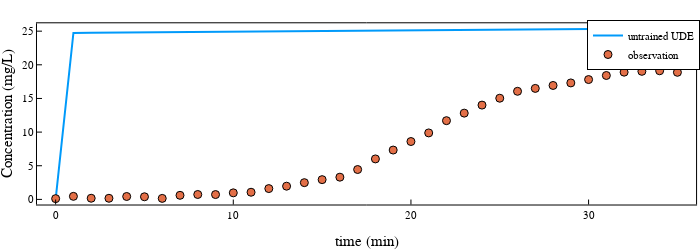

Here is the notebook cell this chart was saved with:
### Code cell
plot(sol_ude.t, Array(sol_ude)[1, :], label = "untrained UDE", size = (700, 250))
scatter!(train_data[1:train_index, 1], train_data[1:train_index, 2], xlabel = "time (min)", ylabel = "Concentration (mg/L)", label = "observation")

### Figure 1 — Plotly figure (JSON) as saved in the notebook; plotly's stock layout.template omitted (floating-point values rounded to 4 significant figures)
{"data": [{"colorbar": {"len": 0.8629, "title": "", "x": 0.9944, "y": 0.5528}, "legendgroup": "untrained UDE", "line": {"color": "rgba(0, 154, 250, 1.000)", "dash": "solid", "shape": "linear", "width": 2}, "mode": "lines", "name": "untrained UDE", "showlegend": true, "type": "scatter", "x": [0, 1, 2, 3, 4, 5, 6, 7, 8, 9, 10, 11, 12, 13, 14, 15, 16, 17, 18, 19, 20, 21, 22, 23, 24, 25, 26, 27, 28, 29, 30, 31, 32, 33, 34, 35], "xaxis": "x", "y": [0, 24.73, 24.75, 24.78, 24.8, 24.82, 24.85, 24.87, 24.89, 24.92, 24.94, 24.96, 24.98, 25.01, 25.03, 25.05, 25.07, 25.09, 25.11, 25.13, 25.15, 25.17, 25.19, 25.21, 25.23, 25.24, 25.26, 25.28, 25.3, 25.31, 25.33, 25.34, 25.36, 25.38, 25.39, 25.4], "yaxis": "y"}, {"colorbar": {"len": 0.8629, "title": "", "x": 0.9944, "y": 0.5528}, "legendgroup": "observation", "marker": {"color": "rgba(227, 111, 71, 1.000)", "line": {"color": "rgba(0, 0, 0, 1.000)", "width": 1}, "size": 8, "symbol": "circle"}, "mode": "markers", "name": "observation", "showlegend": true, "type": "scatter", "x": [0, 1, 2, 3, 4, 5, 6, 7, 8, 9, 10, 11, 12, 13, 14, 15, 16, 17, 18, 19, 20, 21, 22, 23, 24, 25, 26, 27, 28, 29, 30, 31, 32, 33, 34, 35], "xaxis": "x", "y": [0.1149, 0.4536, 0.1717, 0.1643, 0.4308, 0.3904, 0.1498, 0.605, 0.7288, 0.7208, 0.9726, 1.065, 1.606, 1.962, 2.488, 2.937, 3.3, 4.44, 6.015, 7.332, 8.601, 9.88, 11.7, 12.82, 14.01, 15.04, 16.06, 16.49, 16.93, 17.31, 17.81, 18.41, 18.91, 19.03, 19.11, 18.88], "yaxis": "y"}], "layout": {"annotations": [], "height": 250, "legend": {"bgcolor": "rgba(255, 255, 255, 1.000)", "bordercolor": "rgba(0, 0, 0, 1.000)", "borderwidth": 1, "font": {"color": "rgba(0, 0, 0, 1.000)", "family": "Computer Modern", "size": 11}, "title": {"font": {"color": "rgba(0, 0, 0, 1.000)", "family": "Computer Modern", "size": 15}, "text": ""}, "tracegroupgap": 0, "traceorder": "normal", "x": 1, "xanchor": "auto", "y": 1, "yanchor": "auto"}, "margin": {"b": 20, "l": 0, "r": 0, "t": 20}, "paper_bgcolor": "rgba(255, 255, 255, 1.000)", "plot_bgcolor": "rgba(255, 255, 255, 1.000)", "showlegend": true, "width": 700, "xaxis": {"anchor": "y", "domain": [0.05285, 0.9944], "gridcolor": "rgba(0, 0, 0, 0.100)", "gridwidth": 0.5, "linecolor": "rgba(0, 0, 0, 1.000)", "mirror": true, "range": [-1.05, 36.05], "showgrid": false, "showline": true, "showticklabels": true, "tickangle": 0, "tickcolor": "rgb(0, 0, 0)", "tickfont": {"color": "rgba(0, 0, 0, 1.000)", "family": "Computer Modern", "size": 11}, "tickmode": "array", "ticks": "inside", "ticktext": ["0", "10", "20", "30"], "tickvals": [0, 10, 20, 30], "title": "time (min)", "titlefont": {"color": "rgba(0, 0, 0, 1.000)", "family": "Computer Modern", "size": 15}, "type": "-", "visible": true, "zeroline": false, "zerolinecolor": "rgba(0, 0, 0, 1.000)"}, "yaxis": {"anchor": "x", "domain": [0.1213, 0.9843], "gridcolor": "rgba(0, 0, 0, 0.100)", "gridwidth": 0.5, "linecolor": "rgba(0, 0, 0, 1.000)", "mirror": true, "range": [-0.7621, 26.17], "showgrid": false, "showline": true, "showticklabels": true, "tickangle": 0, "tickcolor": "rgb(0, 0, 0)", "tickfont": {"color": "rgba(0, 0, 0, 1.000)", "family": "Computer Modern", "size": 11}, "tickmode": "array", "ticks": "inside", "ticktext": ["0", "5", "10", "15", "20", "25"], "tickvals": [0, 5, 10, 15, 20, 25], "title": "Concentration (mg/L)", "titlefont": {"color": "rgba(0, 0, 0, 1.000)", "family": "Computer Modern", "size": 15}, "type": "-", "visible": true, "zeroline": false, "zerolinecolor": "rgba(0, 0, 0, 1.000)"}}}
